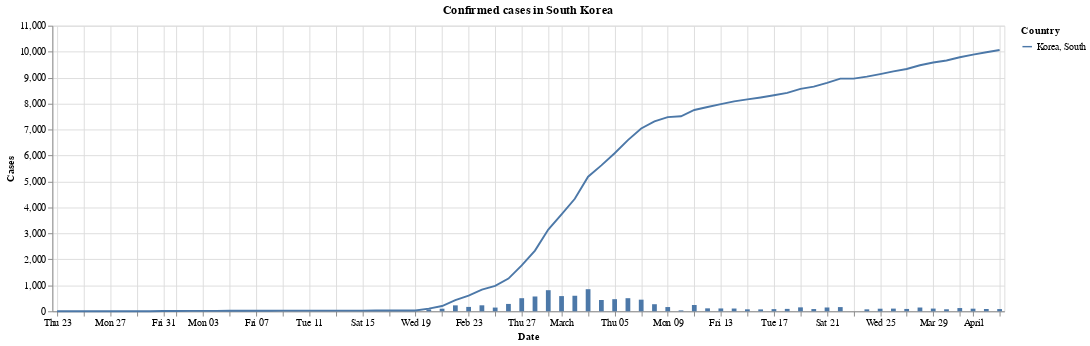

The notebook cell this image was saved under:
### Code cell
_chart = chart_countries_timeline(df_confirmed, ['Korea, South']).properties(title = 'Confirmed cases in South Korea')
_diff = chart_countries_timeline_diff(df_confirmed, 'Korea, South')

(_chart + _diff)

### Figure 1 — Vega-Lite specification as saved in the notebook (floating-point values rounded to 4 significant figures)
{"config": {"view": {"continuousWidth": 400, "continuousHeight": 300}}, "layer": [{"data": {"name": "data-fe13cb854a1baaf3462949a204bc4fe3"}, "mark": "line", "encoding": {"color": {"type": "nominal", "field": "Country"}, "opacity": {"condition": {"value": 1, "selection": "selector005"}, "value": 0.2}, "tooltip": [{"type": "nominal", "field": "Country"}, {"type": "temporal", "field": "Date"}, {"type": "quantitative", "field": "Cases"}], "x": {"type": "temporal", "field": "Date"}, "y": {"type": "quantitative", "field": "Cases"}}, "selection": {"selector005": {"type": "multi", "fields": ["Country"], "bind": "legend"}}, "title": "Confirmed cases in South Korea", "width": 1000}, {"data": {"name": "data-08ab5d8f9d0077c26b76f75468269a71"}, "mark": "bar", "encoding": {"x": {"type": "temporal", "field": "Date"}, "y": {"type": "quantitative", "field": "Cases"}}}], "$schema": "https://vega.github.io/schema/vega-lite/v4.0.2.json", "datasets": {"data-fe13cb854a1baaf3462949a204bc4fe3": [{"Country": "Korea, South", "Date": "2020-01-23T00:00:00", "Cases": 1}, {"Country": "Korea, South", "Date": "2020-01-24T00:00:00", "Cases": 2}, {"Country": "Korea, South", "Date": "2020-01-25T00:00:00", "Cases": 2}, {"Country": "Korea, South", "Date": "2020-01-26T00:00:00", "Cases": 3}, {"Country": "Korea, South", "Date": "2020-01-27T00:00:00", "Cases": 4}, {"Country": "Korea, South", "Date": "2020-01-28T00:00:00", "Cases": 4}, {"Country": "Korea, South", "Date": "2020-01-29T00:00:00", "Cases": 4}, {"Country": "Korea, South", "Date": "2020-01-30T00:00:00", "Cases": 4}, {"Country": "Korea, South", "Date": "2020-01-31T00:00:00", "Cases": 11}, {"Country": "Korea, South", "Date": "2020-02-01T00:00:00", "Cases": 12}, {"Country": "Korea, South", "Date": "2020-02-02T00:00:00", "Cases": 15}, {"Country": "Korea, South", "Date": "2020-02-03T00:00:00", "Cases": 15}, {"Country": "Korea, South", "Date": "2020-02-04T00:00:00", "Cases": 16}, {"Country": "Korea, South", "Date": "2020-02-05T00:00:00", "Cases": 19}, {"Country": "Korea, South", "Date": "2020-02-06T00:00:00", "Cases": 23}, {"Country": "Korea, South", "Date": "2020-02-07T00:00:00", "Cases": 24}, {"Country": "Korea, South", "Date": "2020-02-08T00:00:00", "Cases": 24}, {"Country": "Korea, South", "Date": "2020-02-09T00:00:00", "Cases": 25}, {"Country": "Korea, South", "Date": "2020-02-10T00:00:00", "Cases": 27}, {"Country": "Korea, South", "Date": "2020-02-11T00:00:00", "Cases": 28}, {"Country": "Korea, South", "Date": "2020-02-12T00:00:00", "Cases": 28}, {"Country": "Korea, South", "Date": "2020-02-13T00:00:00", "Cases": 28}, {"Country": "Korea, South", "Date": "2020-02-14T00:00:00", "Cases": 28}, {"Country": "Korea, South", "Date": "2020-02-15T00:00:00", "Cases": 28}, {"Country": "Korea, South", "Date": "2020-02-16T00:00:00", "Cases": 29}, {"Country": "Korea, South", "Date": "2020-02-17T00:00:00", "Cases": 30}, {"Country": "Korea, South", "Date": "2020-02-18T00:00:00", "Cases": 31}, {"Country": "Korea, South", "Date": "2020-02-19T00:00:00", "Cases": 31}, {"Country": "Korea, South", "Date": "2020-02-20T00:00:00", "Cases": 104}, {"Country": "Korea, South", "Date": "2020-02-21T00:00:00", "Cases": 204}, {"Country": "Korea, South", "Date": "2020-02-22T00:00:00", "Cases": 433}, {"Country": "Korea, South", "Date": "2020-02-23T00:00:00", "Cases": 602}, {"Country": "Korea, South", "Date": "2020-02-24T00:00:00", "Cases": 833}, {"Country": "Korea, South", "Date": "2020-02-25T00:00:00", "Cases": 977}, {"Country": "Korea, South", "Date": "2020-02-26T00:00:00", "Cases": 1261}, {"Country": "Korea, South", "Date": "2020-02-27T00:00:00", "Cases": 1766}, {"Country": "Korea, South", "Date": "2020-02-28T00:00:00", "Cases": 2337}, {"Country": "Korea, South", "Date": "2020-02-29T00:00:00", "Cases": 3150}, {"Country": "Korea, South", "Date": "2020-03-01T00:00:00", "Cases": 3736}, {"Country": "Korea, South", "Date": "2020-03-02T00:00:00", "Cases": 4335}, {"Country": "Korea, South", "Date": "2020-03-03T00:00:00", "Cases": 5186}, {"Country": "Korea, South", "Date": "2020-03-04T00:00:00", "Cases": 5621}, {"Country": "Korea, South", "Date": "2020-03-05T00:00:00", "Cases": 6088}, {"Country": "Korea, South", "Date": "2020-03-06T00:00:00", "Cases": 6593}, {"Country": "Korea, South", "Date": "2020-03-07T00:00:00", "Cases": 7041}, {"Country": "Korea, South", "Date": "2020-03-08T00:00:00", "Cases": 7314}, {"Country": "Korea, South", "Date": "2020-03-09T00:00:00", "Cases": 7478}, {"Country": "Korea, South", "Date": "2020-03-10T00:00:00", "Cases": 7513}, {"Country": "Korea, South", "Date": "2020-03-11T00:00:00", "Cases": 7755}, {"Country": "Korea, South", "Date": "2020-03-12T00:00:00", "Cases": 7869}, {"Country": "Korea, South", "Date": "2020-03-13T00:00:00", "Cases": 7979}, {"Country": "Korea, South", "Date": "2020-03-14T00:00:00", "Cases": 8086}, {"Country": "Korea, South", "Date": "2020-03-15T00:00:00", "Cases": 8162}, {"Country": "Korea, South", "Date": "2020-03-16T00:00:00", "Cases": 8236}, {"Country": "Korea, South", "Date": "2020-03-17T00:00:00", "Cases": 8320}, {"Country": "Korea, South", "Date": "2020-03-18T00:00:00", "Cases": 8413}, {"Country": "Korea, South", "Date": "2020-03-19T00:00:00", "Cases": 8565}, {"Country": "Korea, South", "Date": "2020-03-20T00:00:00", "Cases": 8652}, {"Country": "Korea, South", "Date": "2020-03-21T00:00:00", "Cases": 8799}, {"Country": "Korea, South", "Date": "2020-03-22T00:00:00", "Cases": 8961}, {"Country": "Korea, South", "Date": "2020-03-23T00:00:00", "Cases": 8961}, {"Country": "Korea, South", "Date": "2020-03-24T00:00:00", "Cases": 9037}, {"Country": "Korea, South", "Date": "2020-03-25T00:00:00", "Cases": 9137}, {"Country": "Korea, South", "Date": "2020-03-26T00:00:00", "Cases": 9241}, {"Country": "Korea, South", "Date": "2020-03-27T00:00:00", "Cases": 9332}, {"Country": "Korea, South", "Date": "2020-03-28T00:00:00", "Cases": 9478}, {"Country": "Korea, South", "Date": "2020-03-29T00:00:00", "Cases": 9583}, {"Country": "Korea, South", "Date": "2020-03-30T00:00:00", "Cases": 9661}, {"Country": "Korea, South", "Date": "2020-03-31T00:00:00", "Cases": 9786}, {"Country": "Korea, South", "Date": "2020-04-01T00:00:00", "Cases": 9887}, {"Country": "Korea, South", "Date": "2020-04-02T00:00:00", "Cases": 9976}, {"Country": "Korea, South", "Date": "2020-04-03T00:00:00", "Cases": 10062}], "data-08ab5d8f9d0077c26b76f75468269a71": [{"Date": "2020-01-22T00:00:00", "Cases": null}, {"Date": "2020-01-23T00:00:00", "Cases": 0.0}, {"Date": "2020-01-24T00:00:00", "Cases": 1.0}, {"Date": "2020-01-25T00:00:00", "Cases": 0.0}, {"Date": "2020-01-26T00:00:00", "Cases": 1.0}, {"Date": "2020-01-27T00:00:00", "Cases": 1.0}, {"Date": "2020-01-28T00:00:00", "Cases": 0.0}, {"Date": "2020-01-29T00:00:00", "Cases": 0.0}, {"Date": "2020-01-30T00:00:00", "Cases": 0.0}, {"Date": "2020-01-31T00:00:00", "Cases": 7.0}, {"Date": "2020-02-01T00:00:00", "Cases": 1.0}, {"Date": "2020-02-02T00:00:00", "Cases": 3.0}, {"Date": "2020-02-03T00:00:00", "Cases": 0.0}, {"Date": "2020-02-04T00:00:00", "Cases": 1.0}, {"Date": "2020-02-05T00:00:00", "Cases": 3.0}, {"Date": "2020-02-06T00:00:00", "Cases": 4.0}, {"Date": "2020-02-07T00:00:00", "Cases": 1.0}, {"Date": "2020-02-08T00:00:00", "Cases": 0.0}, {"Date": "2020-02-09T00:00:00", "Cases": 1.0}, {"Date": "2020-02-10T00:00:00", "Cases": 2.0}, {"Date": "2020-02-11T00:00:00", "Cases": 1.0}, {"Date": "2020-02-12T00:00:00", "Cases": 0.0}, {"Date": "2020-02-13T00:00:00", "Cases": 0.0}, {"Date": "2020-02-14T00:00:00", "Cases": 0.0}, {"Date": "2020-02-15T00:00:00", "Cases": 0.0}, {"Date": "2020-02-16T00:00:00", "Cases": 1.0}, {"Date": "2020-02-17T00:00:00", "Cases": 1.0}, {"Date": "2020-02-18T00:00:00", "Cases": 1.0}, {"Date": "2020-02-19T00:00:00", "Cases": 0.0}, {"Date": "2020-02-20T00:00:00", "Cases": 73.0}, {"Date": "2020-02-21T00:00:00", "Cases": 100.0}, {"Date": "2020-02-22T00:00:00", "Cases": 229.0}, {"Date": "2020-02-23T00:00:00", "Cases": 169.0}, {"Date": "2020-02-24T00:00:00", "Cases": 231.0}, {"Date": "2020-02-25T00:00:00", "Cases": 144.0}, {"Date": "2020-02-26T00:00:00", "Cases": 284.0}, {"Date": "2020-02-27T00:00:00", "Cases": 505.0}, {"Date": "2020-02-28T00:00:00", "Cases": 571.0}, {"Date": "2020-02-29T00:00:00", "Cases": 813.0}, {"Date": "2020-03-01T00:00:00", "Cases": 586.0}, {"Date": "2020-03-02T00:00:00", "Cases": 599.0}, {"Date": "2020-03-03T00:00:00", "Cases": 851.0}, {"Date": "2020-03-04T00:00:00", "Cases": 435.0}, {"Date": "2020-03-05T00:00:00", "Cases": 467.0}, {"Date": "2020-03-06T00:00:00", "Cases": 505.0}, {"Date": "2020-03-07T00:00:00", "Cases": 448.0}, {"Date": "2020-03-08T00:00:00", "Cases": 273.0}, {"Date": "2020-03-09T00:00:00", "Cases": 164.0}, {"Date": "2020-03-10T00:00:00", "Cases": 35.0}, {"Date": "2020-03-11T00:00:00", "Cases": 242.0}, {"Date": "2020-03-12T00:00:00", "Cases": 114.0}, {"Date": "2020-03-13T00:00:00", "Cases": 110.0}, {"Date": "2020-03-14T00:00:00", "Cases": 107.0}, {"Date": "2020-03-15T00:00:00", "Cases": 76.0}, {"Date": "2020-03-16T00:00:00", "Cases": 74.0}, {"Date": "2020-03-17T00:00:00", "Cases": 84.0}, {"Date": "2020-03-18T00:00:00", "Cases": 93.0}, {"Date": "2020-03-19T00:00:00", "Cases": 152.0}, {"Date": "2020-03-20T00:00:00", "Cases": 87.0}, {"Date": "2020-03-21T00:00:00", "Cases": 147.0}, {"Date": "2020-03-22T00:00:00", "Cases": 162.0}, {"Date": "2020-03-23T00:00:00", "Cases": 0.0}, {"Date": "2020-03-24T00:00:00", "Cases": 76.0}, {"Date": "2020-03-25T00:00:00", "Cases": 100.0}, {"Date": "2020-03-26T00:00:00", "Cases": 104.0}, {"Date": "2020-03-27T00:00:00", "Cases": 91.0}, {"Date": "2020-03-28T00:00:00", "Cases": 146.0}, {"Date": "2020-03-29T00:00:00", "Cases": 105.0}, {"Date": "2020-03-30T00:00:00", "Cases": 78.0}, {"Date": "2020-03-31T00:00:00", "Cases": 125.0}, {"Date": "2020-04-01T00:00:00", "Cases": 101.0}, {"Date": "2020-04-02T00:00:00", "Cases": 89.0}, {"Date": "2020-04-03T00:00:00", "Cases": 86.0}]}}
